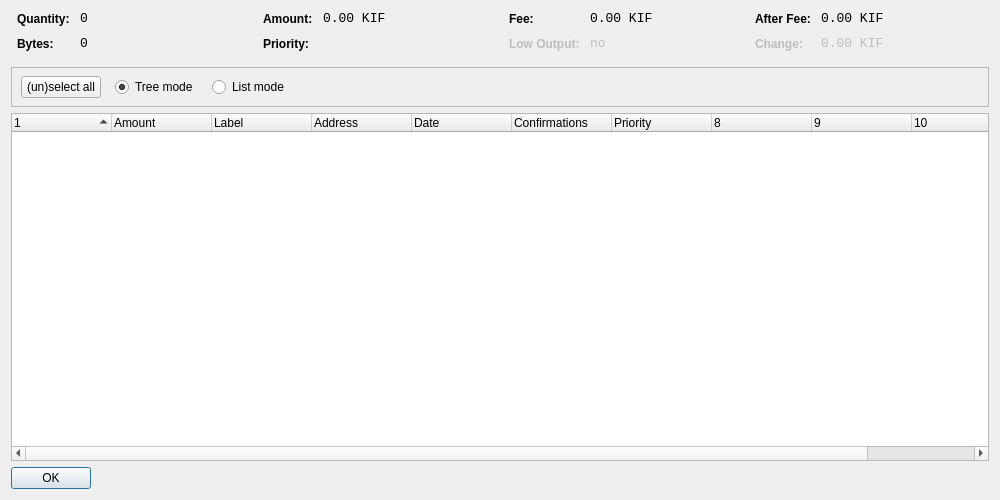
<?xml version="1.0" encoding="UTF-8"?>
<ui version="4.0">
 <class>CoinControlDialog</class>
 <widget class="QDialog" name="CoinControlDialog">
  <property name="geometry">
   <rect>
    <x>0</x>
    <y>0</y>
    <width>1000</width>
    <height>500</height>
   </rect>
  </property>
  <property name="windowTitle">
   <string>Coin Control</string>
  </property>
  <layout class="QVBoxLayout" name="verticalLayout">
   <item>
    <layout class="QHBoxLayout" name="horizontalLayoutTop" stretch="0,0,0,0">
     <property name="topMargin">
      <number>0</number>
     </property>
     <property name="bottomMargin">
      <number>10</number>
     </property>
     <item>
      <layout class="QFormLayout" name="formLayoutCoinControl1">
       <property name="horizontalSpacing">
        <number>10</number>
       </property>
       <property name="verticalSpacing">
        <number>10</number>
       </property>
       <property name="leftMargin">
        <number>6</number>
       </property>
       <property name="rightMargin">
        <number>6</number>
       </property>
       <item row="0" column="0">
        <widget class="QLabel" name="labelCoinControlQuantityText">
         <property name="styleSheet">
          <string notr="true">font-weight:bold;</string>
         </property>
         <property name="text">
          <string>Quantity:</string>
         </property>
        </widget>
       </item>
       <item row="0" column="1">
        <widget class="QLabel" name="labelCoinControlQuantity">
         <property name="font">
          <font>
           <family>Monospace</family>
           <pointsize>10</pointsize>
          </font>
         </property>
         <property name="cursor">
          <cursorShape>IBeamCursor</cursorShape>
         </property>
         <property name="contextMenuPolicy">
          <enum>Qt::ActionsContextMenu</enum>
         </property>
         <property name="text">
          <string notr="true">0</string>
         </property>
         <property name="textInteractionFlags">
          <set>Qt::LinksAccessibleByMouse|Qt::TextSelectableByKeyboard|Qt::TextSelectableByMouse</set>
         </property>
        </widget>
       </item>
       <item row="1" column="0">
        <widget class="QLabel" name="labelCoinControlBytesText">
         <property name="styleSheet">
          <string notr="true">font-weight:bold;</string>
         </property>
         <property name="text">
          <string>Bytes:</string>
         </property>
        </widget>
       </item>
       <item row="1" column="1">
        <widget class="QLabel" name="labelCoinControlBytes">
         <property name="font">
          <font>
           <family>Monospace</family>
           <pointsize>10</pointsize>
          </font>
         </property>
         <property name="cursor">
          <cursorShape>IBeamCursor</cursorShape>
         </property>
         <property name="contextMenuPolicy">
          <enum>Qt::ActionsContextMenu</enum>
         </property>
         <property name="text">
          <string notr="true">0</string>
         </property>
         <property name="textInteractionFlags">
          <set>Qt::LinksAccessibleByMouse|Qt::TextSelectableByKeyboard|Qt::TextSelectableByMouse</set>
         </property>
        </widget>
       </item>
      </layout>
     </item>
     <item>
      <layout class="QFormLayout" name="formLayoutCoinControl2">
       <property name="horizontalSpacing">
        <number>10</number>
       </property>
       <property name="verticalSpacing">
        <number>10</number>
       </property>
       <property name="leftMargin">
        <number>6</number>
       </property>
       <property name="rightMargin">
        <number>6</number>
       </property>
       <item row="0" column="0">
        <widget class="QLabel" name="labelCoinControlAmountText">
         <property name="styleSheet">
          <string notr="true">font-weight:bold;</string>
         </property>
         <property name="text">
          <string>Amount:</string>
         </property>
        </widget>
       </item>
       <item row="0" column="1">
        <widget class="QLabel" name="labelCoinControlAmount">
         <property name="font">
          <font>
           <family>Monospace</family>
           <pointsize>10</pointsize>
          </font>
         </property>
         <property name="cursor">
          <cursorShape>IBeamCursor</cursorShape>
         </property>
         <property name="contextMenuPolicy">
          <enum>Qt::ActionsContextMenu</enum>
         </property>
         <property name="text">
          <string notr="true">0.00 KIF</string>
         </property>
         <property name="textInteractionFlags">
          <set>Qt::LinksAccessibleByMouse|Qt::TextSelectableByKeyboard|Qt::TextSelectableByMouse</set>
         </property>
        </widget>
       </item>
       <item row="1" column="0">
        <widget class="QLabel" name="labelCoinControlPriorityText">
         <property name="styleSheet">
          <string notr="true">font-weight:bold;</string>
         </property>
         <property name="text">
          <string>Priority:</string>
         </property>
        </widget>
       </item>
       <item row="1" column="1">
        <widget class="QLabel" name="labelCoinControlPriority">
         <property name="font">
          <font>
           <family>Monospace</family>
           <pointsize>10</pointsize>
          </font>
         </property>
         <property name="cursor">
          <cursorShape>IBeamCursor</cursorShape>
         </property>
         <property name="contextMenuPolicy">
          <enum>Qt::ActionsContextMenu</enum>
         </property>
         <property name="text">
          <string/>
         </property>
         <property name="textInteractionFlags">
          <set>Qt::LinksAccessibleByMouse|Qt::TextSelectableByKeyboard|Qt::TextSelectableByMouse</set>
         </property>
        </widget>
       </item>
      </layout>
     </item>
     <item>
      <layout class="QFormLayout" name="formLayoutCoinControl3">
       <property name="horizontalSpacing">
        <number>10</number>
       </property>
       <property name="verticalSpacing">
        <number>10</number>
       </property>
       <property name="leftMargin">
        <number>6</number>
       </property>
       <property name="rightMargin">
        <number>6</number>
       </property>
       <item row="0" column="0">
        <widget class="QLabel" name="labelCoinControlFeeText">
         <property name="styleSheet">
          <string notr="true">font-weight:bold;</string>
         </property>
         <property name="text">
          <string>Fee:</string>
         </property>
        </widget>
       </item>
       <item row="0" column="1">
        <widget class="QLabel" name="labelCoinControlFee">
         <property name="font">
          <font>
           <family>Monospace</family>
           <pointsize>10</pointsize>
          </font>
         </property>
         <property name="cursor">
          <cursorShape>IBeamCursor</cursorShape>
         </property>
         <property name="contextMenuPolicy">
          <enum>Qt::ActionsContextMenu</enum>
         </property>
         <property name="text">
          <string notr="true">0.00 KIF</string>
         </property>
         <property name="textInteractionFlags">
          <set>Qt::LinksAccessibleByMouse|Qt::TextSelectableByKeyboard|Qt::TextSelectableByMouse</set>
         </property>
        </widget>
       </item>
       <item row="1" column="0">
        <widget class="QLabel" name="labelCoinControlLowOutputText">
         <property name="enabled">
          <bool>false</bool>
         </property>
         <property name="styleSheet">
          <string notr="true">font-weight:bold;</string>
         </property>
         <property name="text">
          <string>Low Output:</string>
         </property>
        </widget>
       </item>
       <item row="1" column="1">
        <widget class="QLabel" name="labelCoinControlLowOutput">
         <property name="enabled">
          <bool>false</bool>
         </property>
         <property name="font">
          <font>
           <family>Monospace</family>
           <pointsize>10</pointsize>
          </font>
         </property>
         <property name="cursor">
          <cursorShape>IBeamCursor</cursorShape>
         </property>
         <property name="contextMenuPolicy">
          <enum>Qt::ActionsContextMenu</enum>
         </property>
         <property name="text">
          <string notr="true">no</string>
         </property>
         <property name="textInteractionFlags">
          <set>Qt::LinksAccessibleByMouse|Qt::TextSelectableByKeyboard|Qt::TextSelectableByMouse</set>
         </property>
        </widget>
       </item>
      </layout>
     </item>
     <item>
      <layout class="QFormLayout" name="formLayoutCoinControl4">
       <property name="horizontalSpacing">
        <number>10</number>
       </property>
       <property name="verticalSpacing">
        <number>10</number>
       </property>
       <property name="leftMargin">
        <number>6</number>
       </property>
       <property name="rightMargin">
        <number>6</number>
       </property>
       <item row="0" column="0">
        <widget class="QLabel" name="labelCoinControlAfterFeeText">
         <property name="styleSheet">
          <string notr="true">font-weight:bold;</string>
         </property>
         <property name="text">
          <string>After Fee:</string>
         </property>
        </widget>
       </item>
       <item row="0" column="1">
        <widget class="QLabel" name="labelCoinControlAfterFee">
         <property name="font">
          <font>
           <family>Monospace</family>
           <pointsize>10</pointsize>
          </font>
         </property>
         <property name="cursor">
          <cursorShape>IBeamCursor</cursorShape>
         </property>
         <property name="contextMenuPolicy">
          <enum>Qt::ActionsContextMenu</enum>
         </property>
         <property name="text">
          <string notr="true">0.00 KIF</string>
         </property>
         <property name="textInteractionFlags">
          <set>Qt::LinksAccessibleByMouse|Qt::TextSelectableByKeyboard|Qt::TextSelectableByMouse</set>
         </property>
        </widget>
       </item>
       <item row="1" column="0">
        <widget class="QLabel" name="labelCoinControlChangeText">
         <property name="enabled">
          <bool>false</bool>
         </property>
         <property name="styleSheet">
          <string notr="true">font-weight:bold;</string>
         </property>
         <property name="text">
          <string>Change:</string>
         </property>
        </widget>
       </item>
       <item row="1" column="1">
        <widget class="QLabel" name="labelCoinControlChange">
         <property name="enabled">
          <bool>false</bool>
         </property>
         <property name="font">
          <font>
           <family>Monospace</family>
           <pointsize>10</pointsize>
          </font>
         </property>
         <property name="cursor">
          <cursorShape>IBeamCursor</cursorShape>
         </property>
         <property name="contextMenuPolicy">
          <enum>Qt::ActionsContextMenu</enum>
         </property>
         <property name="text">
          <string notr="true">0.00 KIF</string>
         </property>
         <property name="textInteractionFlags">
          <set>Qt::LinksAccessibleByMouse|Qt::TextSelectableByKeyboard|Qt::TextSelectableByMouse</set>
         </property>
        </widget>
       </item>
      </layout>
     </item>
    </layout>
   </item>
   <item>
    <widget class="QFrame" name="frame">
     <property name="minimumSize">
      <size>
       <width>0</width>
       <height>40</height>
      </size>
     </property>
     <property name="frameShape">
      <enum>QFrame::StyledPanel</enum>
     </property>
     <property name="frameShadow">
      <enum>QFrame::Sunken</enum>
     </property>
     <widget class="QWidget" name="horizontalLayoutWidget">
      <property name="geometry">
       <rect>
        <x>10</x>
        <y>0</y>
        <width>781</width>
        <height>41</height>
       </rect>
      </property>
      <layout class="QHBoxLayout" name="horizontalLayoutPanel" stretch="0,0,0,0">
       <property name="spacing">
        <number>14</number>
       </property>
       <item>
        <widget class="QPushButton" name="pushButtonSelectAll">
         <property name="sizePolicy">
          <sizepolicy hsizetype="Maximum" vsizetype="Fixed">
           <horstretch>0</horstretch>
           <verstretch>0</verstretch>
          </sizepolicy>
         </property>
         <property name="text">
          <string>(un)select all</string>
         </property>
        </widget>
       </item>
       <item>
        <widget class="QRadioButton" name="radioTreeMode">
         <property name="sizePolicy">
          <sizepolicy hsizetype="Maximum" vsizetype="Fixed">
           <horstretch>0</horstretch>
           <verstretch>0</verstretch>
          </sizepolicy>
         </property>
         <property name="text">
          <string>Tree mode</string>
         </property>
         <property name="checked">
          <bool>true</bool>
         </property>
        </widget>
       </item>
       <item>
        <widget class="QRadioButton" name="radioListMode">
         <property name="sizePolicy">
          <sizepolicy hsizetype="Maximum" vsizetype="Fixed">
           <horstretch>0</horstretch>
           <verstretch>0</verstretch>
          </sizepolicy>
         </property>
         <property name="text">
          <string>List mode</string>
         </property>
        </widget>
       </item>
       <item>
        <spacer name="horizontalSpacer">
         <property name="orientation">
          <enum>Qt::Horizontal</enum>
         </property>
         <property name="sizeHint" stdset="0">
          <size>
           <width>40</width>
           <height>20</height>
          </size>
         </property>
        </spacer>
       </item>
      </layout>
     </widget>
    </widget>
   </item>
   <item>
    <widget class="CoinControlTreeWidget" name="treeWidget">
     <property name="contextMenuPolicy">
      <enum>Qt::CustomContextMenu</enum>
     </property>
     <property name="sortingEnabled">
      <bool>false</bool>
     </property>
     <property name="columnCount">
      <number>11</number>
     </property>
     <attribute name="headerShowSortIndicator" stdset="0">
      <bool>true</bool>
     </attribute>
     <attribute name="headerStretchLastSection">
      <bool>false</bool>
     </attribute>
     <column>
      <property name="text">
       <string/>
      </property>
     </column>
     <column>
      <property name="text">
       <string>Amount</string>
      </property>
     </column>
     <column>
      <property name="text">
       <string>Label</string>
      </property>
     </column>
     <column>
      <property name="text">
       <string>Address</string>
      </property>
     </column>
     <column>
      <property name="text">
       <string>Date</string>
      </property>
     </column>
     <column>
      <property name="text">
       <string>Confirmations</string>
      </property>
      <property name="toolTip">
       <string>Confirmed</string>
      </property>
     </column>
     <column>
      <property name="text">
       <string>Priority</string>
      </property>
     </column>
     <column>
      <property name="text">
       <string/>
      </property>
     </column>
     <column>
      <property name="text">
       <string/>
      </property>
     </column>
     <column>
      <property name="text">
       <string/>
      </property>
     </column>
     <column>
      <property name="text">
       <string/>
      </property>
     </column>
    </widget>
   </item>
   <item>
    <widget class="QDialogButtonBox" name="buttonBox">
     <property name="sizePolicy">
      <sizepolicy hsizetype="Maximum" vsizetype="Fixed">
       <horstretch>0</horstretch>
       <verstretch>0</verstretch>
      </sizepolicy>
     </property>
     <property name="orientation">
      <enum>Qt::Horizontal</enum>
     </property>
     <property name="standardButtons">
      <set>QDialogButtonBox::Ok</set>
     </property>
    </widget>
   </item>
  </layout>
 </widget>
 <customwidgets>
  <customwidget>
   <class>CoinControlTreeWidget</class>
   <extends>QTreeWidget</extends>
   <header>coincontroltreewidget.h</header>
  </customwidget>
 </customwidgets>
 <resources/>
 <connections/>
</ui>
